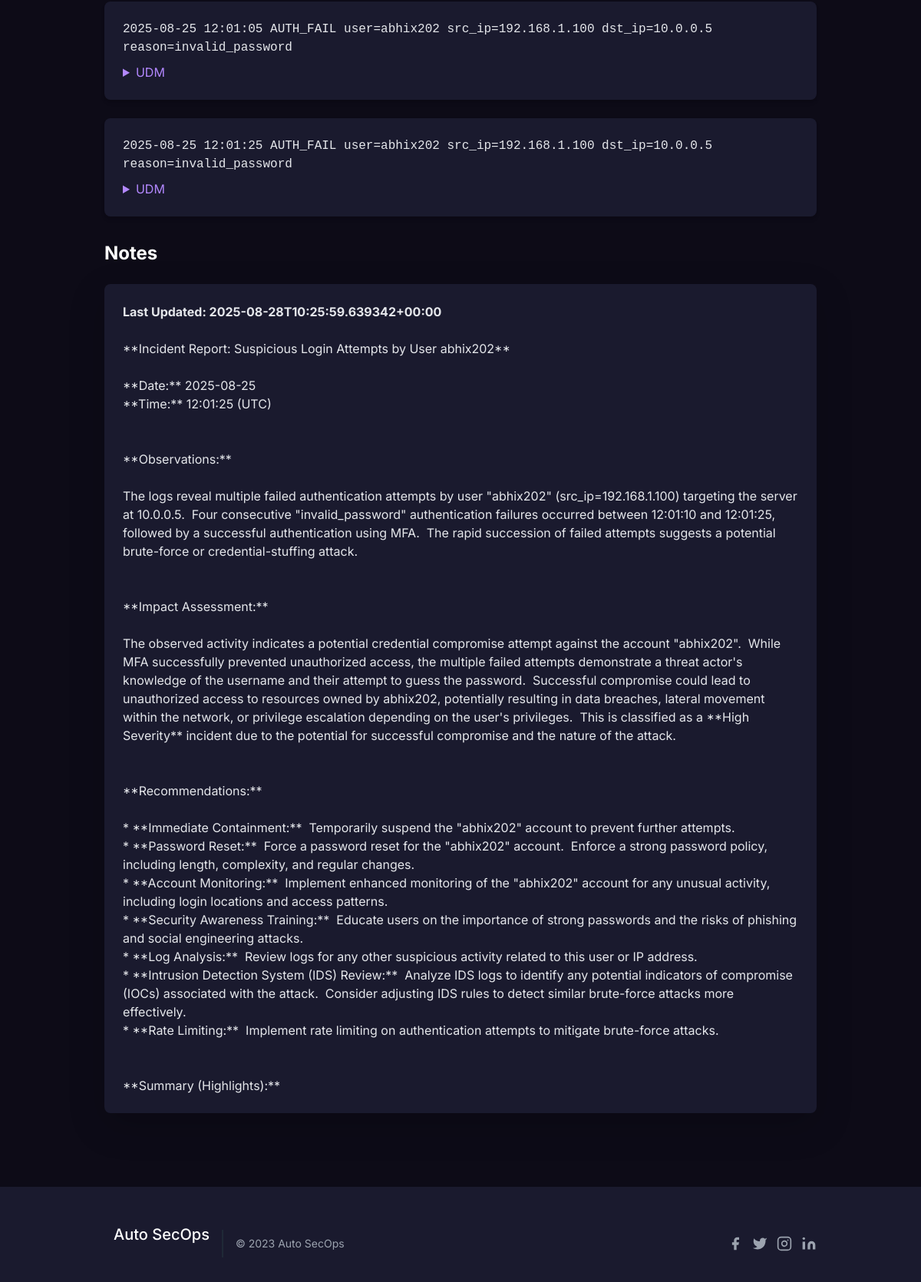
Page /alert/9 (lower part) on the earlier database version.
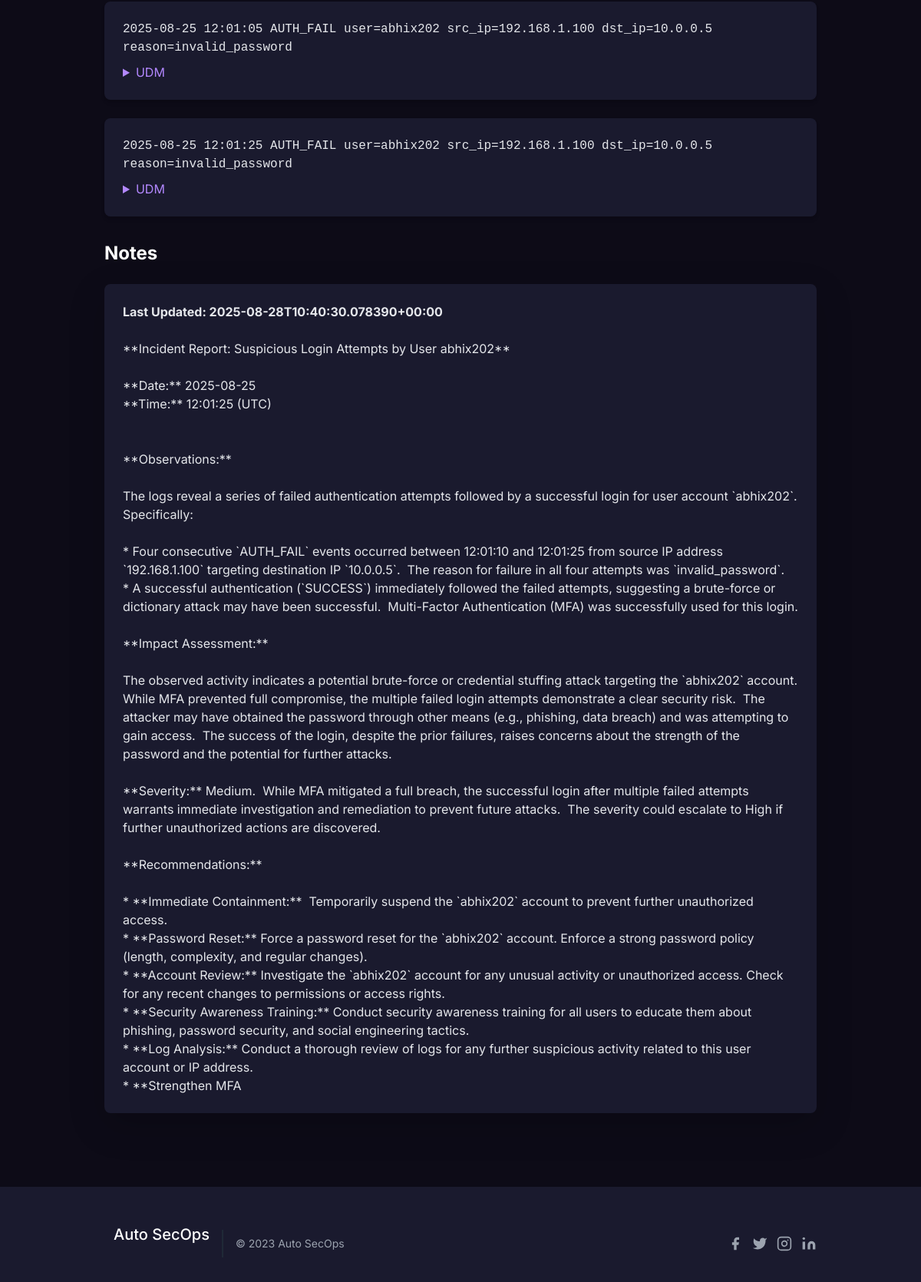
Same page on the later database version.
### app.py (models this page shows)
class Log(db.Model):
    id = db.Column(db.Integer, primary_key=True)
    raw = db.Column(db.Text, nullable=False)
    timestamp = db.Column(db.DateTime, nullable=True)
    udm = db.Column(db.Text)  # JSON string
    created_at = db.Column(db.DateTime, default=now_utc)

class AlertLog(db.Model):
    id = db.Column(db.Integer, primary_key=True)
    alert_id = db.Column(db.Integer, db.ForeignKey('alert.id'))
    log_id = db.Column(db.Integer, db.ForeignKey('log.id'))
    created_at = db.Column(db.DateTime, default=now_utc)

class Alert(db.Model):
    id = db.Column(db.Integer, primary_key=True)
    yara_rule_name = db.Column(db.String(255), nullable=True)
    rule_id = db.Column(db.Integer, db.ForeignKey('rule.id'), nullable=True)
    signature = db.Column(db.String(128), unique=True, nullable=False)
    count = db.Column(db.Integer, default=1)
    first_seen = db.Column(db.DateTime, default=now_utc)
    last_seen = db.Column(db.DateTime, default=now_utc)
    sample_log_id = db.Column(db.Integer, db.ForeignKey('log.id'), nullable=True)
    notes = db.Column(db.Text)
    display_sig = db.Column(db.String(255), nullable=True)

### app.py (the view)
@app.route('/alert/<int:alert_id>')
def alert_view(alert_id):
    a = Alert.query.get_or_404(alert_id)
    links = AlertLog.query.filter_by(alert_id=alert_id).order_by(AlertLog.created_at.desc()).limit(50).all()
    return render_template('alert_view.html', alert=a, links=links, Log=Log)

### templates/alert_view.html (shortened to what this page needs)
<!doctype html>
<html lang="en">
<head>
    <link href="https://cdn.jsdelivr.net/npm/bootstrap@5.3.0/dist/css/bootstrap.min.css" rel="stylesheet">
    <link href="https://cdn.jsdelivr.net/npm/tailwindcss@2.2.19/dist/tailwind.min.css" rel="stylesheet">
</head>
<body>
    <main class="min-h-screen bg-gray-900 pt-24">
        <section id="alert-details" class="text-gray-400 body-font">
            <div class="container mx-auto px-5 py-24">
                {% for link in links %}
                {% set log = Log.query.get(link.log_id) %}
                {% if log %}
                <div class="bg-gray-800 p-4 rounded-lg shadow-md mb-4">
                    <pre class="text-gray-200" style="white-space:pre-wrap;">{{ log.raw }}</pre>
                    <details class="mt-2">
                        <summary class="text-purple-400 cursor-pointer">UDM</summary>
                    </details>
                </div>
                {% endif %}
                {% endfor %}
                <h3 class="text-2xl font-bold text-white mt-8 mb-4">Notes</h3>
                <div class="bg-gray-800 p-6 rounded-lg shadow-lg">
                    <div class="text-gray-200" style="white-space: pre-wrap;">{{ alert.notes | safe }}</div>
                </div>
            </div>
        </section>
    </main>
    <footer class="text-gray-400 bg-gray-800 body-font mt-auto">
        <div class="container px-5 py-8 mx-auto flex items-center sm:flex-row flex-col">
            <a class="flex title-font font-medium items-center md:justify-start justify-center text-white">
                <span class="ml-3 text-xl">Auto SecOps</span>
            </a>
            <p class="text-sm text-gray-400 sm:ml-4 sm:pl-4 sm:border-l-2 sm:border-gray-800 sm:py-2 sm:mt-0 mt-4">
                © 2023 Auto SecOps
            </p>
            <span class="inline-flex sm:ml-auto sm:mt-0 mt-4 justify-center sm:justify-start">
                <a class="text-gray-400">
                    <svg fill="currentColor" stroke-linecap="round" stroke-linejoin="round" stroke-width="2" class="w-5 h-5" viewBox="0 0 24 24">
                        <path d="M18 2h-3a5 5 0 00-5 5v3H7v4h3v8h4v-8h3l1-4h-4V7a1 1 0 011-1h3z"></path>
                    </svg>
                </a>
                <a class="ml-3 text-gray-400">
                    <svg fill="currentColor" stroke-linecap="round" stroke-linejoin="round" stroke-width="2" class="w-5 h-5" viewBox="0 0 24 24">
                        <path d="M23 3a10.9 10.9 0 01-3.14 1.53 4.48 4.48 0 00-7.86 3v1A10.66 10.66 0 013 4s-4 9 5 13a11.64 11.64 0 01-7 2c9 5 20 0 20-11.5a4.5 4.5 0 00-.08-.83A7.72 7.72 0 0023 3z"></path>
                    </svg>
                </a>
                <a class="ml-3 text-gray-400">
                    <svg fill="none" stroke="currentColor" stroke-linecap="round" stroke-linejoin="round" stroke-width="2" class="w-5 h-5" viewBox="0 0 24 24">
                        <rect width="20" height="20" x="2" y="2" rx="5" ry="5"></rect>
                        <path d="M16 11.37A4 4 0 1112.63 8 4 4 0 0116 11.37zm1.5-4.87h.01"></path>
                    </svg>
                </a>
                <a class="ml-3 text-gray-400">
                    <svg fill="currentColor" stroke="currentColor" stroke-linecap="round" stroke-linejoin="round" stroke-width="0" class="w-5 h-5" viewBox="0 0 24 24">
                        <path stroke="none" d="M16 8a6 6 0 016 6v7h-4v-7a2 2 0 00-2-2 2 2 0 00-2 2v7h-4v-7a6 6 0 016-6zM2 9h4v12H2z"></path>
                        <circle cx="4" cy="4" r="2" stroke="none"></circle>
                    </svg>
                </a>
            </span>
        </div>
    </footer>
</body>
</html>

### templates/alert_view.html (style rules this page uses)
body { font-family: 'Inter', sans-serif; background-color: #0d0b17; }
.bg-gray-900 { background-color: #0d0b17; }
.bg-gray-800 { background-color: #1a1a2e; }
.text-purple-400 { color: #b388ff; }

Differences in the rows shown:
changed Alert: notes "Last Updated: 2025-08-28T10:25:59.639342+00:00 **Incident Report: Suspicious Login Attempts by User abhix202** **Date:** 2025-08-25 **Time:** 12:01:25 (UTC) **Observations:** The logs reveal multiple failed authentication attempts by user \"abhix202\" (src_ip=192.168.1.100) targeting the server at 10.0.0.5. Four consecutive \"invalid_password\" authentication failures occurred between 12:01:10 and 12:01:25, followed by a successful authentication using MFA. The rapid succession of failed attempts suggests a potential brute-force or credential-stuffing attack. **Impact Assessment:** The observed activity indicates a potential credential compromise attempt against the account \"abhix202\". While…" → "Last Updated: 2025-08-28T10:40:30.078390+00:00 **Incident Report: Suspicious Login Attempts by User abhix202** **Date:** 2025-08-25 **Time:** 12:01:25 (UTC) **Observations:** The logs reveal a series of failed authentication attempts followed by a successful login for user account `abhix202`. Specifically: * Four consecutive `AUTH_FAIL` events occurred between 12:01:10 and 12:01:25 from source IP address `192.168.1.100` targeting destination IP `10.0.0.5`. The reason for failure in all four attempts was `invalid_password`. * A successful authentication (`SUCCESS`) immediately followed the failed attempts, suggesting a brute-force or dictionary attack may have been successful. Multi-Factor…"
